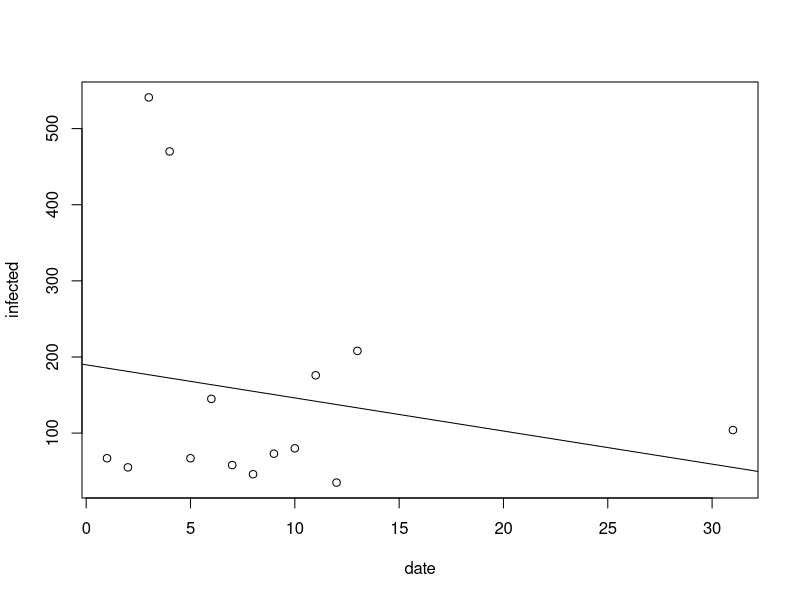

Generate this figure with R:
infect_relation = data.frame(
  date = c(31,1,2,3,4,5,6,7,8,9,10,11,12,13),
  infected = c(104,67, 55, 541, 470, 67, 145, 58, 46, 73, 80, 176, 35, 208)
)

infect_relation.model = lm(infected ~ date, data=infect_relation)
summary(infect_relation.model)
plot(infected~date, infect_relation)
abline(infect_relation.model)
